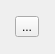
<?xml version="1.0" encoding="UTF-8"?>
<ui version="4.0">
 <class>StopWidget</class>
 <widget class="QWidget" name="StopWidget">
  <property name="geometry">
   <rect>
    <x>0</x>
    <y>0</y>
    <width>55</width>
    <height>54</height>
   </rect>
  </property>
  <property name="windowTitle">
   <string>Form</string>
  </property>
  <layout class="QHBoxLayout" name="horizontalLayout">
   <property name="spacing">
    <number>0</number>
   </property>
   <property name="leftMargin">
    <number>0</number>
   </property>
   <property name="topMargin">
    <number>0</number>
   </property>
   <property name="rightMargin">
    <number>0</number>
   </property>
   <property name="bottomMargin">
    <number>0</number>
   </property>
   <item>
    <widget class="QToolButton" name="toolButton">
     <property name="sizePolicy">
      <sizepolicy hsizetype="Fixed" vsizetype="Fixed">
       <horstretch>1</horstretch>
       <verstretch>1</verstretch>
      </sizepolicy>
     </property>
     <property name="maximumSize">
      <size>
       <width>16777215</width>
       <height>16777215</height>
      </size>
     </property>
     <property name="toolTip">
      <string>Force Stop</string>
     </property>
     <property name="text">
      <string>...</string>
     </property>
     <property name="icon">
      <iconset resource="../../res/res.qrc">
       <normaloff>:/res/image/icon/stop.png</normaloff>:/res/image/icon/stop.png</iconset>
     </property>
     <property name="iconSize">
      <size>
       <width>48</width>
       <height>48</height>
      </size>
     </property>
    </widget>
   </item>
  </layout>
 </widget>
 <resources>
  <include location="../../res/res.qrc"/>
 </resources>
 <connections/>
</ui>
